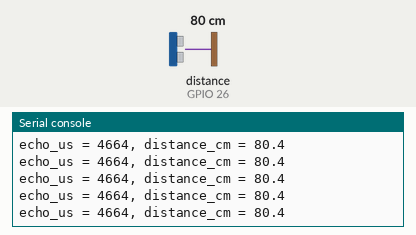
A program run on a simulated ESP32 board running MicroPython. Parts: the last lines printed to the serial console. The test bench sets the inputs (shaded band); at power-on: distance to the obstacle (sensor on GPIO 26) 80 cm. The echo pulse lasts 58.3 µs per cm.

Above: at 1.2 s.
1.3 s: distance to the obstacle (sensor on GPIO 26) set to 2 cm
At 1.37 s:
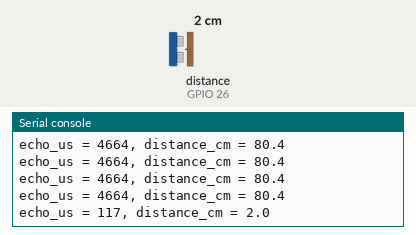
2.8 s: distance to the obstacle (sensor on GPIO 26) set to 4 cm
At 2.89 s:
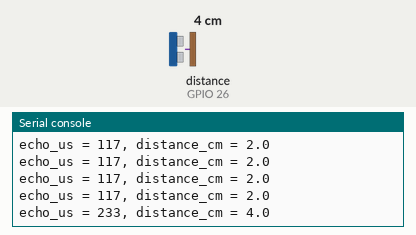
Timing chart, 0 to 5.8 s (numbered marks = the images above; inputs shaded):
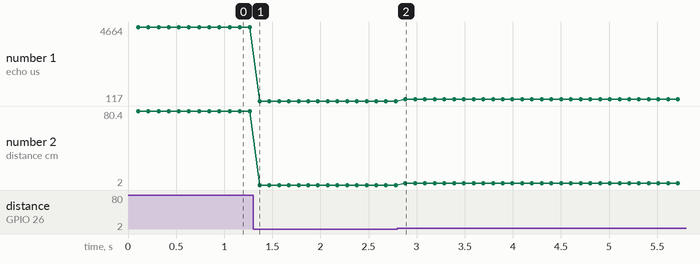

The program:

main.py
```python
from machine import Pin, time_pulse_us
from time import sleep_us, sleep_ms

TRIG_PIN = 25
ECHO_PIN = 26
TIMEOUT_US = 30000
SAMPLE_MS = 100
US_PER_CM = 58.0
trig = Pin(TRIG_PIN, Pin.OUT, value=0)
echo = Pin(ECHO_PIN, Pin.IN)

try:
    print("READY: HC-SR04 -> GPIO25/GPIO26")
    while True:
        sleep_ms(SAMPLE_MS)
        try:
            trig.value(0)
            sleep_us(2)
            trig.value(1)
            sleep_us(10)
            trig.value(0)
            echo_us = time_pulse_us(echo, 1, TIMEOUT_US)
            if echo_us <= 0:
                print("NO_ECHO:", echo_us)
                continue
            distance_cm = echo_us / US_PER_CM
            if 2 <= distance_cm <= 400:
                print("echo_us = {}, distance_cm = {:.1f}".format(
                    echo_us, distance_cm))
            else:
                print("OUT_OF_RANGE")
        except OSError as error:
            print("SENSOR_ERROR:", error)
except KeyboardInterrupt:
    print("STOP")
finally:
    trig.value(0)
```

Measured:
- after the input at 1.3 s, the serial console: prints a new line after 0.07 s (image 1)
- after the input at 2.8 s, the serial console: prints a new line after 0.08 s (image 2)
- plotted number 1: 4664 → 117 after the input at 1.3 s, 117 → 233 after the input at 2.8 s
- plotted number 2: 80.4 → 2 after the input at 1.3 s
